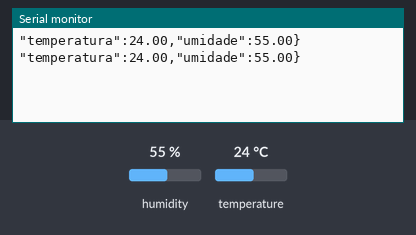
Bench run of a sketch on a simulated Arduino Uno, built with avr-gcc and run on an emulated ATmega328P. On the bench: the last lines printed to the serial monitor. Inputs (shaded band) come from the test bench; at power-on: humidity 55 %, temperature 24 °C.

Above: at 2.8 s.
2.9 s: humidity set to 22 %
At 5.3 s:
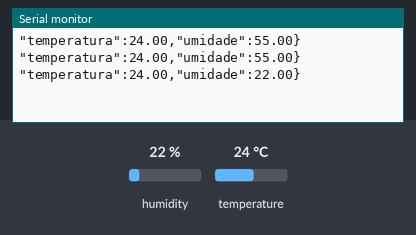
5.6 s: temperature set to 12 °C
At 6.5 s:
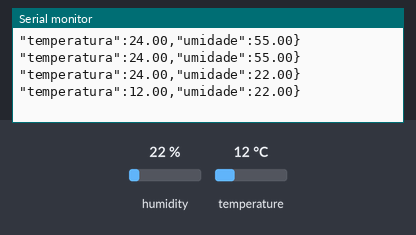
8.3 s: humidity set to 40 %
At 11.4 s:
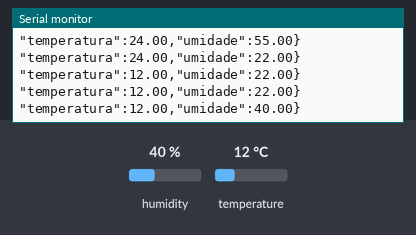
Timing chart, 0 to 12.9 s (numbered marks = the images above; inputs shaded):
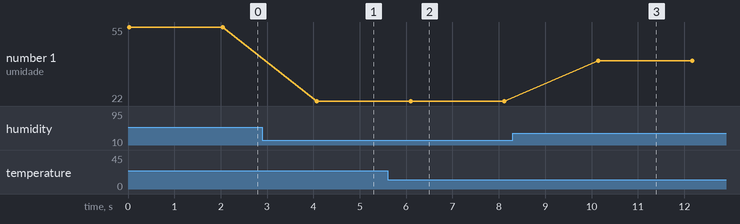

The sketch:

arduino.ino
```cpp
// arduino.ino
#include <DHT.h>
#define DHTPIN 2
#define DHTTYPE DHT11
DHT dht(DHTPIN, DHTTYPE);

void setup() {
  Serial.begin(9600);
  dht.begin();
}

void loop() {
  float h = dht.readHumidity();
  float t = dht.readTemperature();

  if (!isnan(h) && !isnan(t)) {
    Serial.print("\"temperatura\":");
    Serial.print(t);
    Serial.print(",\"umidade\":");
    Serial.print(h);
    Serial.println("}");
  } else {
    Serial.print("{\"erro\":true}");
  }
  delay(2000);
}
```

Measured:
- after the input at 2.9 s, the serial monitor: prints a new line after 1.2 s (image 1)
- after the input at 5.6 s, the serial monitor: prints a new line after 0.50 s (image 2)
- after the input at 8.3 s, the serial monitor: prints a new line after 1.8 s (image 3)
- plotted number 1: 55 → 22 after the input at 2.9 s, 22 → 40 after the input at 8.3 s
